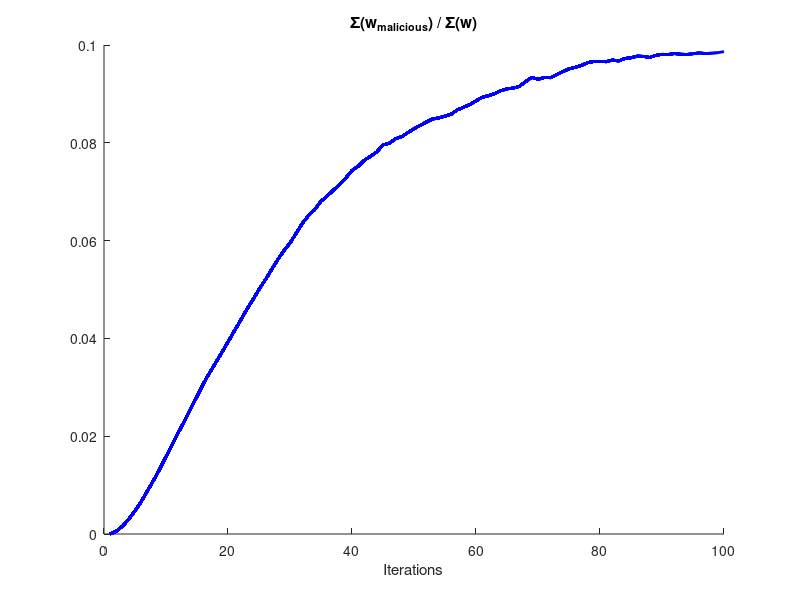

The MATLAB script that drew this image: (Note: a time limit stopped this script after it produced the figure.)
clear all

network_iterations = 200;
init_iterations = 100;

number_of_sections = 10000;
start_section_size = 16;
max_section_size = 40;
min_section_size = 8;
part_of_empty_section_slots_filled_per_iteration = 8; % means: 1/8
fraction_of_new_nodes_are_malicious = 0.10;
max_durability = 19;

section_stalled_threshold = 1/3;
section_compromised_threshold = 2/3;

% Initialise network with min_section_size everywhere and only honest nodes
% with zero age
nodes.work = zeros(number_of_sections, max_section_size);
nodes.age = zeros(number_of_sections, max_section_size);
nodes.durability = randi([1,max_durability], number_of_sections, max_section_size);
nodes.malicious = zeros(number_of_sections, max_section_size);
nodes.active = logical(zeros(number_of_sections, max_section_size));
nodes.active(:,1:start_section_size) = ones(number_of_sections, start_section_size);

figure(1); clf
figure(2); clf

% Evolve network before starting
for n = 1:network_iterations
    % All nodes does one unit of work
    nodes.work(nodes.active) += 1;

    % Increase age and relocate if work == 2^n
    nodes_to_age = rem(log2(nodes.work), 1) == 0;
    nodes.age(nodes_to_age) += 1;
    nodes_to_age_indices = find(nodes_to_age);

    % Find target slots
    % Note: this means we relocate towards emptier sections
    node_slots_available = find(nodes.active == false);
    assert(length(nodes_to_age_indices) < length(node_slots_available));
    I = randperm(length(node_slots_available));
    I = I(1:length(nodes_to_age_indices));

    % Relocate
    nodes.work(node_slots_available(I)) = nodes.work(nodes_to_age_indices);
    nodes.age(node_slots_available(I)) = nodes.age(nodes_to_age_indices);
    nodes.durability(node_slots_available(I)) = nodes.durability(nodes_to_age_indices);
    nodes.malicious(node_slots_available(I)) = nodes.malicious(nodes_to_age_indices);
    nodes.active(node_slots_available(I)) = nodes.active(nodes_to_age_indices);
    nodes.work(nodes_to_age_indices) = 0;
    nodes.age(nodes_to_age_indices) = 0;
    nodes.durability(nodes_to_age_indices) = 0;
    nodes.malicious(nodes_to_age_indices) = false;
    nodes.active(nodes_to_age_indices) = false;

    % Randomly drop nodes depending on durability
    network_size_before_drop = sum(sum(nodes.active));
    nodes_to_drop = (rand(number_of_sections, max_section_size).*nodes.active) < 1./(nodes.durability + 1);
    nodes.work(nodes_to_drop) = 0;
    nodes.age(nodes_to_drop) = 0;
    nodes.durability(nodes_to_drop) = 0;
    nodes.malicious(nodes_to_drop) = false;
    nodes.active(nodes_to_drop) = false;

    % Join new nodes
    nodes_to_add = network_size_before_drop - sum(sum(nodes.active));

    % Node joins should flow towards the smallest sections, but to be on the
    % safe side add nodes to the smallest sections first.
    % Quite an ugly workaround, but this all of course comes from performance
    % considerations.
    % Duplication galore!
    small_sections = sum(nodes.active, 2) < min_section_size;
    number_of_small_sections = sum(small_sections);
    while sum(small_sections) > 0
        i = find(small_sections, 1);
        j = find(nodes.active(i,:) == false, 1);
        nodes.work(i,j) = 0;
        nodes.age(i,j) = 0;
        nodes.durability(i,j) = randi([1,max_durability]);
        if n > init_iterations
            nodes.malicious(i,j) = logical(rand() < fraction_of_new_nodes_are_malicious);
        else
            nodes.malicious(i,j) = false;
        end
        nodes.active(i,j) = true;
        small_sections = sum(nodes.active, 2) < min_section_size;
        nodes_to_add -= 1;
    end

    % Add the rest
    node_slots_available = find(nodes.active == false);
    I = randperm(length(node_slots_available));
    assert(length(I) > nodes_to_add);
    I = I(1:nodes_to_add);
    nodes.work(node_slots_available(I)) = 0;
    nodes.age(node_slots_available(I)) = 0;
    nodes.durability(node_slots_available(I)) = randi([1,max_durability], length(I), 1);
    if n > init_iterations
        nodes.malicious(node_slots_available(I)) = logical(rand(length(I), 1) < fraction_of_new_nodes_are_malicious);
    else
        nodes.malicious(node_slots_available(I)) = false;
    end
    nodes.active(node_slots_available(I)) = true;


    % Only start plotting once we've established a steady-state (honest) network
    if n > init_iterations
        m = n - init_iterations;
        section_size = sum(nodes.active, 2)';
        section_size_mean(m) = mean(section_size);
        section_size_std(m) = std(section_size);
        network_size(m) = sum(section_size);

        section_size_malicious = sum(nodes.malicious, 2)';
        section_size_malicious_mean(m) = mean(section_size_malicious);
        section_size_malicious_std(m) = std(section_size_malicious);
        netsize_size_malicious(m) = sum(section_size_malicious);

        section_work = sum(nodes.work, 2)';
        section_work_mean(m) = mean(section_work);
        section_work_std(m) = std(section_work);
        network_work(m) = sum(section_work);

        section_work_malicious = sum(nodes.work.*nodes.malicious, 2)';
        section_work_malicious_mean(m) = mean(section_work_malicious);
        section_work_malicious_std(m) = std(section_work_malicious);
        network_work_malicious(m) = sum(section_work_malicious);
        network_work_malicious_fraction(m) = network_work_malicious(m) / network_work(m);

        section_load = section_size_malicious ./ section_size;
        section_load_mean(m) = mean(section_load);
        section_load_std(m) = std(section_load);

        stalled_sections(m) = sum(section_load > section_stalled_threshold) / number_of_sections;
        compromised_sections(m) = sum(section_load > section_compromised_threshold) / number_of_sections;

        fprintf('section size (mean/std): %d / %d \n', section_size_mean(m), section_size_std(m));
        fprintf('  section work (mean/std): %d / %d \n', section_work_mean(m), section_work_std(m));
        figure(1)
        hold on
        plot(network_work_malicious_fraction, 'b-', 'linewidth',2);
        title('\Sigma(w_{malicious}) / \Sigma(w)');
        xlabel('Iterations')
        drawnow
        hold off

        figure(2)
        hold on
        plot(stalled_sections, 'b-', 'linewidth', 2);
        plot(compromised_sections, 'b-', 'linewidth', 2);
        title('Fraction of stalled and compromised sections');
        xlabel('Iterations')
        drawnow
        hold off
    end
end

figure(3)
plot(sort(nodes.work(:),'descend'), 'linewidth', 2, 'b-')
title('Work distribution')
figure(4)
plot(sort(nodes.age(:),'descend'), 'linewidth', 2, 'b-')
title('Age distribution')

% figure(1)
% print -dpng fraction_malicious_work.png
% figure(2)
% print -dpng fraction_stalled_sections.png
